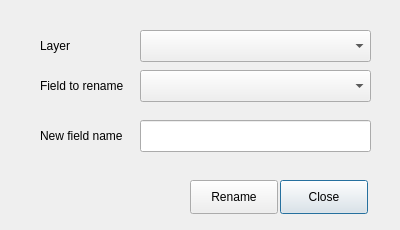
<?xml version="1.0" encoding="UTF-8"?>
<ui version="4.0">
 <class>RenameFieldDialogBase</class>
 <widget class="QDialog" name="RenameFieldDialogBase">
  <property name="geometry">
   <rect>
    <x>0</x>
    <y>0</y>
    <width>400</width>
    <height>230</height>
   </rect>
  </property>
  <property name="windowTitle">
   <string>Rename Field</string>
  </property>
  <widget class="QPushButton" name="btnClose">
   <property name="geometry">
    <rect>
     <x>280</x>
     <y>180</y>
     <width>88</width>
     <height>34</height>
    </rect>
   </property>
   <property name="text">
    <string>Close</string>
   </property>
  </widget>
  <widget class="QLabel" name="lblLayers">
   <property name="geometry">
    <rect>
     <x>40</x>
     <y>37</y>
     <width>58</width>
     <height>18</height>
    </rect>
   </property>
   <property name="text">
    <string>Layer</string>
   </property>
  </widget>
  <widget class="QLabel" name="lblFields">
   <property name="geometry">
    <rect>
     <x>40</x>
     <y>77</y>
     <width>101</width>
     <height>18</height>
    </rect>
   </property>
   <property name="text">
    <string>Field to rename</string>
   </property>
  </widget>
  <widget class="QgsMapLayerComboBox" name="cbxLayers">
   <property name="geometry">
    <rect>
     <x>140</x>
     <y>30</y>
     <width>231</width>
     <height>32</height>
    </rect>
   </property>
  </widget>
  <widget class="QgsFieldComboBox" name="cbxFields">
   <property name="geometry">
    <rect>
     <x>140</x>
     <y>70</y>
     <width>231</width>
     <height>32</height>
    </rect>
   </property>
  </widget>
  <widget class="QPushButton" name="btnRename">
   <property name="geometry">
    <rect>
     <x>190</x>
     <y>180</y>
     <width>88</width>
     <height>34</height>
    </rect>
   </property>
   <property name="text">
    <string>Rename</string>
   </property>
  </widget>
  <widget class="QLineEdit" name="txtName">
   <property name="geometry">
    <rect>
     <x>140</x>
     <y>120</y>
     <width>231</width>
     <height>32</height>
    </rect>
   </property>
  </widget>
  <widget class="QLabel" name="lblName">
   <property name="geometry">
    <rect>
     <x>40</x>
     <y>127</y>
     <width>101</width>
     <height>18</height>
    </rect>
   </property>
   <property name="text">
    <string>New field name</string>
   </property>
  </widget>
 </widget>
 <customwidgets>
  <customwidget>
   <class>QgsFieldComboBox</class>
   <extends>QComboBox</extends>
   <header>qgsfieldcombobox.h</header>
  </customwidget>
  <customwidget>
   <class>QgsMapLayerComboBox</class>
   <extends>QComboBox</extends>
   <header>qgsmaplayercombobox.h</header>
  </customwidget>
 </customwidgets>
 <resources/>
 <connections/>
</ui>
